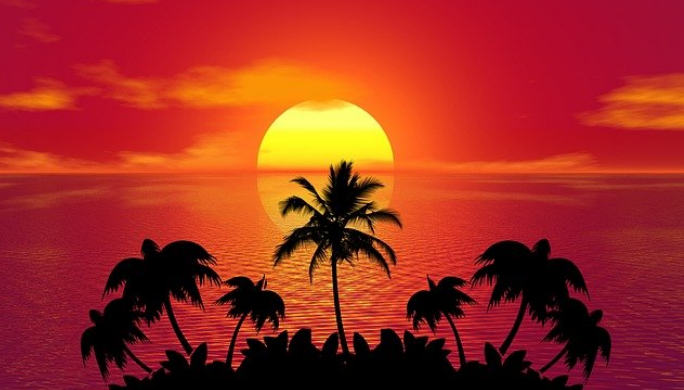
#> input picture playa.bmp, 684 x 390 px
$ python ejercicio4.py
#> lines starting #> are read from the running program, lines starting #| are printed output that depends on the picture
import numpy as np
import imageio.v2 as imageio


# Slicing
np_array =imageio.imread('playa.bmp')
#> np_array is the input picture: shape (390, 684, 3); mean R, G, B 160.1, 43.7, 33.3
originRed = np_array[:,:,:1]
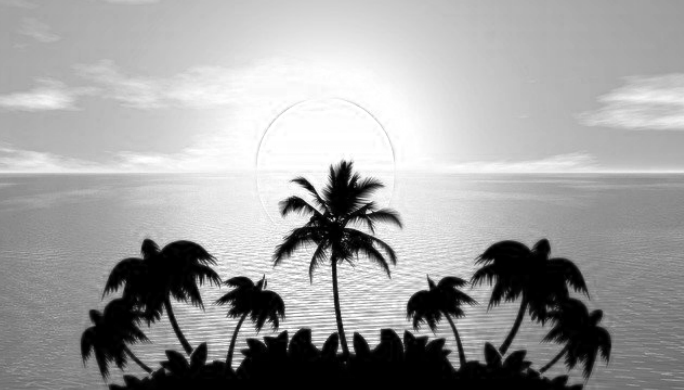
#> originRed: shape (390, 684, 1); min 0, max 255, mean 160.1
originGreen = np_array[:,:,1:2]
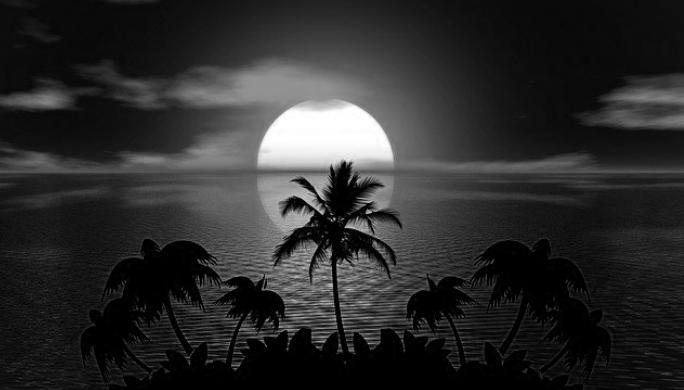
#> originGreen: shape (390, 684, 1); min 0, max 255, mean 43.7
originBlue = np_array[:,:,2:3]
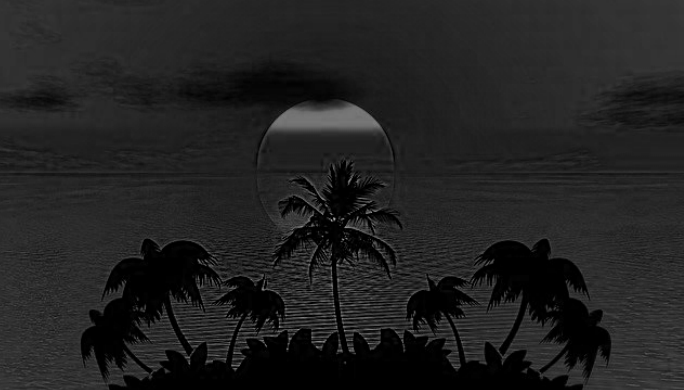
#> originBlue: shape (390, 684, 1); min 0, max 159, mean 33.3

modRed = 0.298 * originRed + 0.578 * originGreen + 0.132 * originBlue
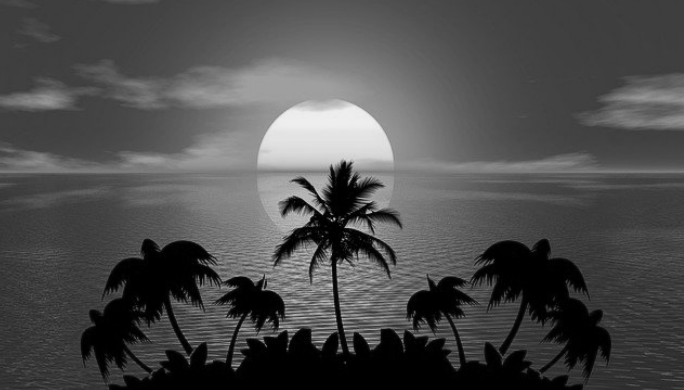
#> modRed: shape (390, 684, 1) float64; min 0, max 239, mean 77.4
modGreen = 0.254 * originRed + 0.495 * originGreen + 0.111 * originBlue
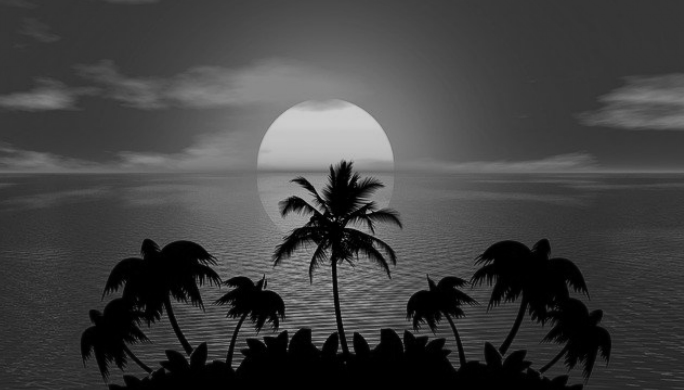
#> modGreen: shape (390, 684, 1) float64; min 0, max 204.1, mean 66
modBlue = 0.177 * originRed + 0.343 * originGreen + 0.74 * originBlue
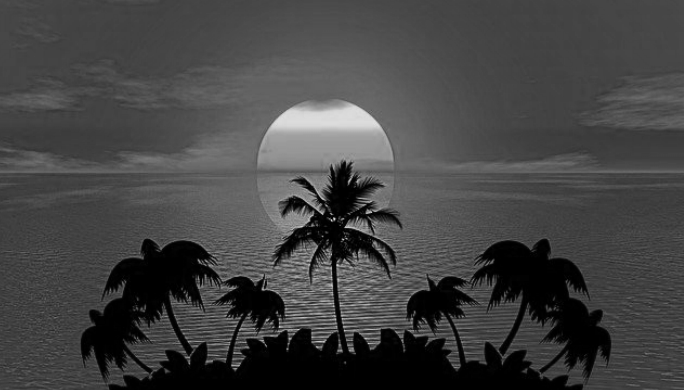
#> modBlue: shape (390, 684, 1) float64; min 0, max 224, mean 68
# print(nuevoArray)
# print(nuevoArray2)
# print(nuevoArray3)
x = np.concatenate((modRed,modGreen,modBlue), axis=2)
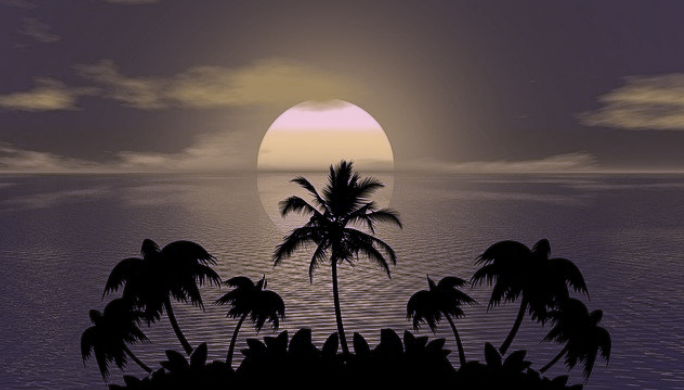
#> x: shape (390, 684, 3) float64; mean R, G, B 77.4, 66, 68
#> (the run stopped early here; a loop or call above may not have finished)
